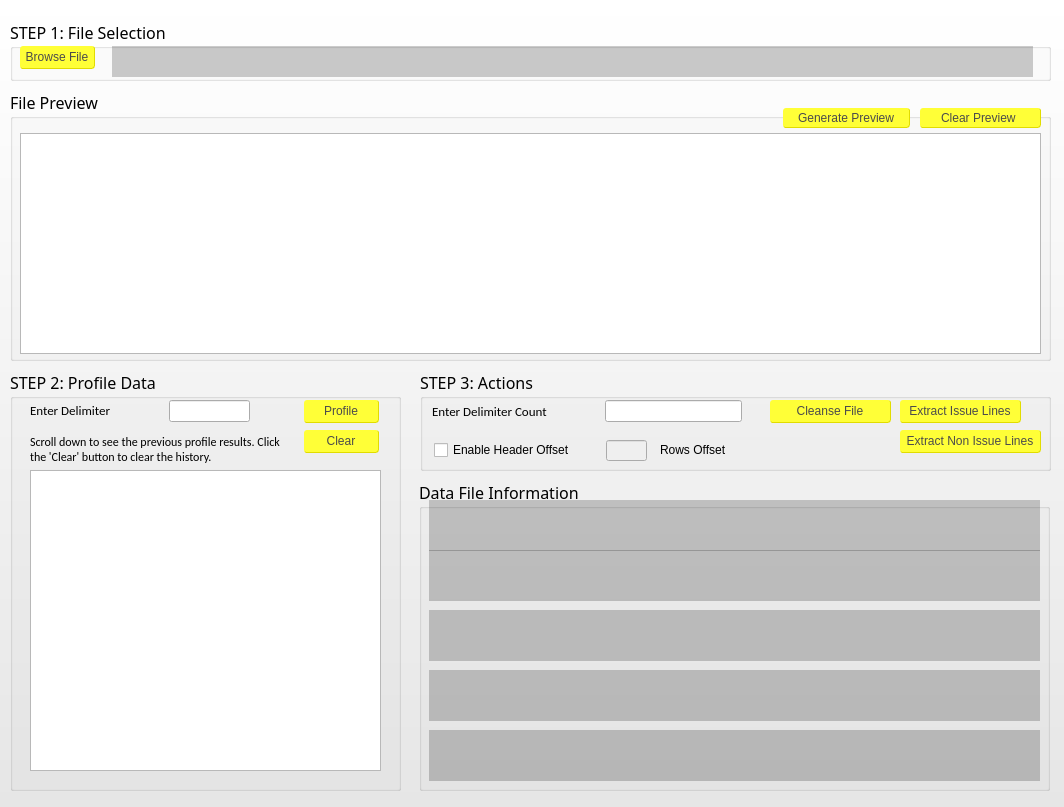
<?xml version="1.0" encoding="UTF-8"?>
<ui version="4.0">
 <class>DataCleansingForm</class>
 <widget class="QWidget" name="DataCleansingForm">
  <property name="geometry">
   <rect>
    <x>0</x>
    <y>0</y>
    <width>1064</width>
    <height>807</height>
   </rect>
  </property>
  <property name="font">
   <font>
    <family>Arial</family>
    <pointsize>8</pointsize>
   </font>
  </property>
  <property name="windowTitle">
   <string>Data Cleanser</string>
  </property>
  <property name="windowIcon">
   <iconset>
    <normaloff>EY-logo-Social.png</normaloff>EY-logo-Social.png</iconset>
  </property>
  <property name="styleSheet">
   <string notr="true">QWidget#DataCleansingForm{

background-color: qlineargradient(spread:pad, x1:1, y1:1, x2:1, y2:0, stop:0 rgba(230, 230, 230, 255), stop:1 rgba(255, 255, 255, 255));

}


QTextBrowser{
background: rgba(0,0,0,0.2);
}

QScrollBar:horizontal {
    border: 0px;
    background: #DEDEDE;
    height: 8px;
    margin: 0px 14px 0px 14px;
}

QScrollBar::handle:horizontal {
    background: gray;
    min-width: 20px;
	margin: -2px
}

QScrollBar::add-line:horizontal {
    background: #DEDEDE;
    width: 12px;
    border: #FAFAFA;
    subcontrol-position: right;
    subcontrol-origin: margin;
}

QScrollBar::sub-line:horizontal {
    background: #DEDEDE;
    width: 12px;
    border: #FAFAFA;
    subcontrol-position: left;
    subcontrol-origin: margin;
}


QScrollBar::add-page:horizontal, QScrollBar::sub-page:horizontal {
    background: none;
}

QScrollBar:vertical {
    border: 0px;
    background: #DEDEDE;
    width: 8px;
    margin: 14px 0px 14px 0px;
}

QScrollBar::handle:vertical {
    background: gray;
    min-width: 20px;
    margin: -2px
}

QScrollBar::add-line:vertical {
    background: #DEDEDE;
    height: 12px;
    border: #FAFAFA;
    subcontrol-position: bottom;
    subcontrol-origin: margin;
}

QScrollBar::sub-line:vertical {
    background: #DEDEDE;
    height: 12px;
    border: #FAFAFA;
    subcontrol-position: top;
    subcontrol-origin: margin;
}


QScrollBar::add-page:horizontal, QScrollBar::sub-page:horizontal {
    background: none;
}
</string>
  </property>
  <widget class="QGroupBox" name="gboxFileSelection">
   <property name="geometry">
    <rect>
     <x>10</x>
     <y>20</y>
     <width>1041</width>
     <height>61</height>
    </rect>
   </property>
   <property name="font">
    <font>
     <family>David</family>
     <pointsize>12</pointsize>
    </font>
   </property>
   <property name="styleSheet">
    <string notr="true"/>
   </property>
   <property name="title">
    <string>STEP 1: File Selection</string>
   </property>
   <widget class="QPushButton" name="pbtnBrowseFile">
    <property name="geometry">
     <rect>
      <x>10</x>
      <y>26</y>
      <width>75</width>
      <height>23</height>
     </rect>
    </property>
    <property name="font">
     <font>
      <family>Helvetica</family>
      <weight>12</weight>
      <bold>false</bold>
     </font>
    </property>
    <property name="focusPolicy">
     <enum>Qt::TabFocus</enum>
    </property>
    <property name="styleSheet">
     <string notr="true">QPushButton{
	background-color: #FFFF37;
	border-radius: 3px;
	color: #4B4B4B;
	font-family: &quot;Helvetica&quot;;
	font-weight: 100;
	border: 1px solid #E1DC00;
	border-top-width: #E1DC00;
	border-left-width: #E1DC00;
}


QPushButton:hover{
	background-color: qlineargradient(spread:pad, x1:1, y1:1, x2:1, y2:0, stop:0   #82C3D7, stop:1 #C8E4EE);
	border: 0.5px;
}
</string>
    </property>
    <property name="text">
     <string>Browse File</string>
    </property>
   </widget>
   <widget class="QTextBrowser" name="tbFileSelected">
    <property name="geometry">
     <rect>
      <x>102</x>
      <y>26</y>
      <width>921</width>
      <height>31</height>
     </rect>
    </property>
    <property name="focusPolicy">
     <enum>Qt::NoFocus</enum>
    </property>
    <property name="frameShape">
     <enum>QFrame::NoFrame</enum>
    </property>
    <property name="verticalScrollBarPolicy">
     <enum>Qt::ScrollBarAlwaysOff</enum>
    </property>
    <property name="horizontalScrollBarPolicy">
     <enum>Qt::ScrollBarAsNeeded</enum>
    </property>
    <property name="lineWrapMode">
     <enum>QTextEdit::NoWrap</enum>
    </property>
   </widget>
  </widget>
  <widget class="QGroupBox" name="gboxFilePreview">
   <property name="geometry">
    <rect>
     <x>10</x>
     <y>90</y>
     <width>1041</width>
     <height>271</height>
    </rect>
   </property>
   <property name="font">
    <font>
     <family>David</family>
     <pointsize>12</pointsize>
     <weight>50</weight>
     <italic>false</italic>
     <bold>false</bold>
    </font>
   </property>
   <property name="autoFillBackground">
    <bool>false</bool>
   </property>
   <property name="styleSheet">
    <string notr="true"/>
   </property>
   <property name="title">
    <string>File Preview</string>
   </property>
   <property name="flat">
    <bool>false</bool>
   </property>
   <widget class="QTextEdit" name="ptxeFilePreview">
    <property name="geometry">
     <rect>
      <x>10</x>
      <y>43</y>
      <width>1021</width>
      <height>221</height>
     </rect>
    </property>
    <property name="font">
     <font>
      <family>Arial monospaced for SAP</family>
      <kerning>false</kerning>
     </font>
    </property>
    <property name="focusPolicy">
     <enum>Qt::NoFocus</enum>
    </property>
    <property name="styleSheet">
     <string notr="true"/>
    </property>
    <property name="lineWrapMode">
     <enum>QTextEdit::NoWrap</enum>
    </property>
    <property name="readOnly">
     <bool>true</bool>
    </property>
   </widget>
   <widget class="QPushButton" name="pbtnGenPreview">
    <property name="geometry">
     <rect>
      <x>773</x>
      <y>18</y>
      <width>127</width>
      <height>20</height>
     </rect>
    </property>
    <property name="font">
     <font>
      <family>Helvetica</family>
      <weight>12</weight>
      <bold>false</bold>
     </font>
    </property>
    <property name="focusPolicy">
     <enum>Qt::TabFocus</enum>
    </property>
    <property name="styleSheet">
     <string notr="true">QPushButton{
	background-color: #FFFF37;
	border-radius: 3px;
	color: #4B4B4B;
	font-family: &quot;Helvetica&quot;;
	font-weight: 100;
	border: 1px solid #E1DC00;
	border-top-width: #E1DC00;
	border-left-width: #E1DC00;
}


QPushButton:hover{
	background-color: qlineargradient(spread:pad, x1:1, y1:1, x2:1, y2:0, stop:0   #82C3D7, stop:1 #C8E4EE);
	border: 0.5px;
}
</string>
    </property>
    <property name="text">
     <string>Generate Preview</string>
    </property>
   </widget>
   <widget class="QPushButton" name="pbtnClearPreview">
    <property name="geometry">
     <rect>
      <x>910</x>
      <y>18</y>
      <width>121</width>
      <height>20</height>
     </rect>
    </property>
    <property name="font">
     <font>
      <family>Helvetica</family>
      <weight>12</weight>
      <bold>false</bold>
     </font>
    </property>
    <property name="focusPolicy">
     <enum>Qt::TabFocus</enum>
    </property>
    <property name="styleSheet">
     <string notr="true">QPushButton{
	background-color: #FFFF37;
	border-radius: 3px;
	color: #4B4B4B;
	font-family: &quot;Helvetica&quot;;
	font-weight: 100;
	border: 1px solid #E1DC00;
	border-top-width: #E1DC00;
	border-left-width: #E1DC00;
}


QPushButton:hover{
	background-color: qlineargradient(spread:pad, x1:1, y1:1, x2:1, y2:0, stop:0   #82C3D7, stop:1 #C8E4EE);
	border: 0.5px;
}
</string>
    </property>
    <property name="text">
     <string>   Clear Preview    </string>
    </property>
   </widget>
  </widget>
  <widget class="QGroupBox" name="gboxFixFile">
   <property name="geometry">
    <rect>
     <x>420</x>
     <y>370</y>
     <width>631</width>
     <height>101</height>
    </rect>
   </property>
   <property name="font">
    <font>
     <family>David</family>
     <pointsize>12</pointsize>
    </font>
   </property>
   <property name="styleSheet">
    <string notr="true"/>
   </property>
   <property name="title">
    <string>STEP 3: Actions</string>
   </property>
   <widget class="QWidget" name="wdgFixFile" native="true">
    <property name="geometry">
     <rect>
      <x>10</x>
      <y>20</y>
      <width>331</width>
      <height>41</height>
     </rect>
    </property>
    <widget class="QLabel" name="lblDelCount">
     <property name="geometry">
      <rect>
       <x>2</x>
       <y>10</y>
       <width>161</width>
       <height>22</height>
      </rect>
     </property>
     <property name="font">
      <font>
       <family>Calibri</family>
       <pointsize>10</pointsize>
      </font>
     </property>
     <property name="text">
      <string>Enter Delimiter Count</string>
     </property>
    </widget>
    <widget class="QLineEdit" name="lnedEnterDelCount">
     <property name="geometry">
      <rect>
       <x>175</x>
       <y>10</y>
       <width>137</width>
       <height>22</height>
      </rect>
     </property>
     <property name="sizePolicy">
      <sizepolicy hsizetype="Fixed" vsizetype="Fixed">
       <horstretch>0</horstretch>
       <verstretch>0</verstretch>
      </sizepolicy>
     </property>
     <property name="focusPolicy">
      <enum>Qt::StrongFocus</enum>
     </property>
     <property name="alignment">
      <set>Qt::AlignLeading|Qt::AlignLeft|Qt::AlignTop</set>
     </property>
    </widget>
   </widget>
   <widget class="QPushButton" name="pbtnFixFile">
    <property name="geometry">
     <rect>
      <x>350</x>
      <y>30</y>
      <width>121</width>
      <height>23</height>
     </rect>
    </property>
    <property name="font">
     <font>
      <family>Helvetica</family>
      <weight>12</weight>
      <bold>false</bold>
     </font>
    </property>
    <property name="focusPolicy">
     <enum>Qt::TabFocus</enum>
    </property>
    <property name="styleSheet">
     <string notr="true">QPushButton{
	background-color: #FFFF37;
	border-radius: 3px;
	color: #4B4B4B;
	font-family: &quot;Helvetica&quot;;
	font-weight: 100;
	border: 1px solid #E1DC00;
	border-top-width: #E1DC00;
	border-left-width: #E1DC00;
}


QPushButton:hover{
	background-color: qlineargradient(spread:pad, x1:1, y1:1, x2:1, y2:0, stop:0   #82C3D7, stop:1 #C8E4EE);
	border: 0.5px;
}
</string>
    </property>
    <property name="text">
     <string>Cleanse File</string>
    </property>
   </widget>
   <widget class="QPushButton" name="pbtnExtractIssLines">
    <property name="geometry">
     <rect>
      <x>480</x>
      <y>30</y>
      <width>121</width>
      <height>23</height>
     </rect>
    </property>
    <property name="font">
     <font>
      <family>Helvetica</family>
      <weight>12</weight>
      <bold>false</bold>
     </font>
    </property>
    <property name="focusPolicy">
     <enum>Qt::TabFocus</enum>
    </property>
    <property name="styleSheet">
     <string notr="true">QPushButton{
	background-color: #FFFF37;
	border-radius: 3px;
	color: #4B4B4B;
	font-family: &quot;Helvetica&quot;;
	font-weight: 100;
	border: 1px solid #E1DC00;
	border-top-width: #E1DC00;
	border-left-width: #E1DC00;
}


QPushButton:hover{
	background-color: qlineargradient(spread:pad, x1:1, y1:1, x2:1, y2:0, stop:0   #82C3D7, stop:1 #C8E4EE);
	border: 0.5px;
}
</string>
    </property>
    <property name="text">
     <string>Extract Issue Lines</string>
    </property>
   </widget>
   <widget class="QLabel" name="lblFixFileStatus">
    <property name="geometry">
     <rect>
      <x>270</x>
      <y>100</y>
      <width>180</width>
      <height>15</height>
     </rect>
    </property>
    <property name="text">
     <string/>
    </property>
   </widget>
   <widget class="QCheckBox" name="chkbHeaderOffset">
    <property name="geometry">
     <rect>
      <x>14</x>
      <y>70</y>
      <width>151</width>
      <height>20</height>
     </rect>
    </property>
    <property name="styleSheet">
     <string notr="true"/>
    </property>
    <property name="text">
     <string>Enable Header Offset</string>
    </property>
    <property name="checked">
     <bool>false</bool>
    </property>
   </widget>
   <widget class="QLineEdit" name="lnedRowsOffset">
    <property name="enabled">
     <bool>false</bool>
    </property>
    <property name="geometry">
     <rect>
      <x>186</x>
      <y>70</y>
      <width>41</width>
      <height>21</height>
     </rect>
    </property>
   </widget>
   <widget class="QLabel" name="lblRowsOffset">
    <property name="geometry">
     <rect>
      <x>240</x>
      <y>72</y>
      <width>81</width>
      <height>16</height>
     </rect>
    </property>
    <property name="text">
     <string>Rows Offset</string>
    </property>
   </widget>
   <widget class="QPushButton" name="pbtnExtractNonIssLines">
    <property name="geometry">
     <rect>
      <x>480</x>
      <y>60</y>
      <width>141</width>
      <height>23</height>
     </rect>
    </property>
    <property name="font">
     <font>
      <family>Helvetica</family>
      <weight>12</weight>
      <bold>false</bold>
     </font>
    </property>
    <property name="focusPolicy">
     <enum>Qt::TabFocus</enum>
    </property>
    <property name="styleSheet">
     <string notr="true">QPushButton{
	background-color: #FFFF37;
	border-radius: 3px;
	color: #4B4B4B;
	font-family: &quot;Helvetica&quot;;
	font-weight: 100;
	border: 1px solid #E1DC00;
	border-top-width: #E1DC00;
	border-left-width: #E1DC00;
}


QPushButton:hover{
	background-color: qlineargradient(spread:pad, x1:1, y1:1, x2:1, y2:0, stop:0   #82C3D7, stop:1 #C8E4EE);
	border: 0.5px;
}
</string>
    </property>
    <property name="text">
     <string>Extract Non Issue Lines</string>
    </property>
   </widget>
   <zorder>wdgFixFile</zorder>
   <zorder>pbtnFixFile</zorder>
   <zorder>pbtnExtractIssLines</zorder>
   <zorder>lblFixFileStatus</zorder>
   <zorder>chkbHeaderOffset</zorder>
   <zorder>lnedRowsOffset</zorder>
   <zorder>lblRowsOffset</zorder>
   <zorder>gboxAddtInfo</zorder>
   <zorder>pbtnExtractNonIssLines</zorder>
  </widget>
  <widget class="QGroupBox" name="gboxFileProfile">
   <property name="geometry">
    <rect>
     <x>10</x>
     <y>370</y>
     <width>391</width>
     <height>421</height>
    </rect>
   </property>
   <property name="font">
    <font>
     <family>David</family>
     <pointsize>12</pointsize>
    </font>
   </property>
   <property name="styleSheet">
    <string notr="true"/>
   </property>
   <property name="title">
    <string>STEP 2: Profile Data</string>
   </property>
   <widget class="QPlainTextEdit" name="ptxeFileAnalysis">
    <property name="geometry">
     <rect>
      <x>20</x>
      <y>100</y>
      <width>351</width>
      <height>301</height>
     </rect>
    </property>
    <property name="focusPolicy">
     <enum>Qt::NoFocus</enum>
    </property>
    <property name="frameShape">
     <enum>QFrame::StyledPanel</enum>
    </property>
    <property name="frameShadow">
     <enum>QFrame::Sunken</enum>
    </property>
    <property name="lineWidth">
     <number>0</number>
    </property>
    <property name="readOnly">
     <bool>true</bool>
    </property>
   </widget>
   <widget class="QLabel" name="lblEnterDel">
    <property name="geometry">
     <rect>
      <x>20</x>
      <y>30</y>
      <width>131</width>
      <height>20</height>
     </rect>
    </property>
    <property name="font">
     <font>
      <family>Calibri</family>
      <pointsize>10</pointsize>
     </font>
    </property>
    <property name="text">
     <string>Enter Delimiter</string>
    </property>
   </widget>
   <widget class="QLineEdit" name="lnedEnterDel">
    <property name="geometry">
     <rect>
      <x>159</x>
      <y>30</y>
      <width>81</width>
      <height>22</height>
     </rect>
    </property>
    <property name="focusPolicy">
     <enum>Qt::StrongFocus</enum>
    </property>
    <property name="toolTip">
     <string extracomment="Enter 'T' for tab delimited, 'S' for space delimited"/>
    </property>
   </widget>
   <widget class="QPushButton" name="pbtnProfile">
    <property name="geometry">
     <rect>
      <x>294</x>
      <y>30</y>
      <width>75</width>
      <height>23</height>
     </rect>
    </property>
    <property name="font">
     <font>
      <family>Helvetica</family>
      <weight>12</weight>
      <bold>false</bold>
     </font>
    </property>
    <property name="cursor">
     <cursorShape>ArrowCursor</cursorShape>
    </property>
    <property name="focusPolicy">
     <enum>Qt::TabFocus</enum>
    </property>
    <property name="styleSheet">
     <string notr="true">QPushButton{
	background-color: #FFFF37;
	border-radius: 3px;
	color: #4B4B4B;
	font-family: &quot;Helvetica&quot;;
	font-weight: 100;
	border: 1px solid #E1DC00;
	border-top-width: #E1DC00;
	border-left-width: #E1DC00;
}


QPushButton:hover{
	background-color: qlineargradient(spread:pad, x1:1, y1:1, x2:1, y2:0, stop:0   #82C3D7, stop:1 #C8E4EE);
	border: 0.5px;
}
</string>
    </property>
    <property name="text">
     <string>Profile</string>
    </property>
   </widget>
   <widget class="QLabel" name="lblProfLInstr">
    <property name="geometry">
     <rect>
      <x>20</x>
      <y>59</y>
      <width>261</width>
      <height>40</height>
     </rect>
    </property>
    <property name="font">
     <font>
      <family>Calibri</family>
     </font>
    </property>
    <property name="text">
     <string>Scroll down to see the previous profile results. Click the 'Clear' button to clear the history.</string>
    </property>
    <property name="wordWrap">
     <bool>true</bool>
    </property>
   </widget>
   <widget class="QPushButton" name="pbtnClear">
    <property name="geometry">
     <rect>
      <x>294</x>
      <y>60</y>
      <width>75</width>
      <height>23</height>
     </rect>
    </property>
    <property name="font">
     <font>
      <family>Helvetica</family>
      <weight>12</weight>
      <bold>false</bold>
     </font>
    </property>
    <property name="styleSheet">
     <string notr="true">QPushButton{
	background-color: #FFFF37;
	border-radius: 3px;
	color: #4B4B4B;
	font-family: &quot;Helvetica&quot;;
	font-weight: 100;
	border: 1px solid #E1DC00;
	border-top-width: #E1DC00;
	border-left-width: #E1DC00;
}


QPushButton:hover{
	background-color: qlineargradient(spread:pad, x1:1, y1:1, x2:1, y2:0, stop:0   #82C3D7, stop:1 #C8E4EE);
	border: 0.5px;
}
</string>
    </property>
    <property name="text">
     <string>Clear</string>
    </property>
   </widget>
   <widget class="QLabel" name="lblProfStatus">
    <property name="geometry">
     <rect>
      <x>20</x>
      <y>400</y>
      <width>311</width>
      <height>16</height>
     </rect>
    </property>
    <property name="text">
     <string/>
    </property>
   </widget>
  </widget>
  <widget class="QGroupBox" name="gboxAddtInfo">
   <property name="geometry">
    <rect>
     <x>419</x>
     <y>480</y>
     <width>631</width>
     <height>311</height>
    </rect>
   </property>
   <property name="font">
    <font>
     <family>David</family>
     <pointsize>12</pointsize>
    </font>
   </property>
   <property name="styleSheet">
    <string notr="true"/>
   </property>
   <property name="title">
    <string>Data File Information</string>
   </property>
   <widget class="QTextBrowser" name="tbInputFilePath">
    <property name="geometry">
     <rect>
      <x>10</x>
      <y>20</y>
      <width>611</width>
      <height>51</height>
     </rect>
    </property>
    <property name="font">
     <font>
      <pointsize>8</pointsize>
     </font>
    </property>
    <property name="focusPolicy">
     <enum>Qt::NoFocus</enum>
    </property>
    <property name="inputMethodHints">
     <set>Qt::ImhNone</set>
    </property>
    <property name="frameShape">
     <enum>QFrame::NoFrame</enum>
    </property>
    <property name="verticalScrollBarPolicy">
     <enum>Qt::ScrollBarAsNeeded</enum>
    </property>
    <property name="horizontalScrollBarPolicy">
     <enum>Qt::ScrollBarAlwaysOff</enum>
    </property>
    <property name="lineWrapMode">
     <enum>QTextEdit::WidgetWidth</enum>
    </property>
    <property name="acceptRichText">
     <bool>false</bool>
    </property>
    <property name="textInteractionFlags">
     <set>Qt::LinksAccessibleByMouse</set>
    </property>
   </widget>
   <widget class="QTextBrowser" name="tbOutPutPath">
    <property name="geometry">
     <rect>
      <x>10</x>
      <y>70</y>
      <width>611</width>
      <height>51</height>
     </rect>
    </property>
    <property name="focusPolicy">
     <enum>Qt::NoFocus</enum>
    </property>
    <property name="frameShape">
     <enum>QFrame::NoFrame</enum>
    </property>
    <property name="midLineWidth">
     <number>0</number>
    </property>
    <property name="verticalScrollBarPolicy">
     <enum>Qt::ScrollBarAsNeeded</enum>
    </property>
    <property name="horizontalScrollBarPolicy">
     <enum>Qt::ScrollBarAlwaysOff</enum>
    </property>
   </widget>
   <widget class="QTextBrowser" name="tbLogPath">
    <property name="geometry">
     <rect>
      <x>10</x>
      <y>130</y>
      <width>611</width>
      <height>51</height>
     </rect>
    </property>
    <property name="focusPolicy">
     <enum>Qt::NoFocus</enum>
    </property>
    <property name="frameShape">
     <enum>QFrame::NoFrame</enum>
    </property>
    <property name="horizontalScrollBarPolicy">
     <enum>Qt::ScrollBarAlwaysOff</enum>
    </property>
   </widget>
   <widget class="QTextBrowser" name="tbExtractPath">
    <property name="geometry">
     <rect>
      <x>10</x>
      <y>190</y>
      <width>611</width>
      <height>51</height>
     </rect>
    </property>
    <property name="focusPolicy">
     <enum>Qt::NoFocus</enum>
    </property>
    <property name="frameShape">
     <enum>QFrame::NoFrame</enum>
    </property>
    <property name="horizontalScrollBarPolicy">
     <enum>Qt::ScrollBarAlwaysOff</enum>
    </property>
   </widget>
   <widget class="QTextBrowser" name="tbExtractNoIssuePath">
    <property name="geometry">
     <rect>
      <x>10</x>
      <y>250</y>
      <width>611</width>
      <height>51</height>
     </rect>
    </property>
    <property name="focusPolicy">
     <enum>Qt::NoFocus</enum>
    </property>
    <property name="frameShape">
     <enum>QFrame::NoFrame</enum>
    </property>
    <property name="horizontalScrollBarPolicy">
     <enum>Qt::ScrollBarAlwaysOff</enum>
    </property>
   </widget>
  </widget>
  <zorder>gboxFileProfile</zorder>
  <zorder>gboxFileSelection</zorder>
  <zorder>gboxFilePreview</zorder>
  <zorder>gboxFixFile</zorder>
  <zorder>gboxAddtInfo</zorder>
 </widget>
 <resources/>
 <connections>
  <connection>
   <sender>lnedEnterDel</sender>
   <signal>returnPressed()</signal>
   <receiver>pbtnProfile</receiver>
   <slot>setFocus()</slot>
   <hints>
    <hint type="sourcelabel">
     <x>194</x>
     <y>409</y>
    </hint>
    <hint type="destinationlabel">
     <x>297</x>
     <y>411</y>
    </hint>
   </hints>
  </connection>
  <connection>
   <sender>lnedEnterDelCount</sender>
   <signal>returnPressed()</signal>
   <receiver>pbtnFixFile</receiver>
   <slot>setFocus()</slot>
   <hints>
    <hint type="sourcelabel">
     <x>653</x>
     <y>409</y>
    </hint>
    <hint type="destinationlabel">
     <x>818</x>
     <y>411</y>
    </hint>
   </hints>
  </connection>
 </connections>
</ui>
